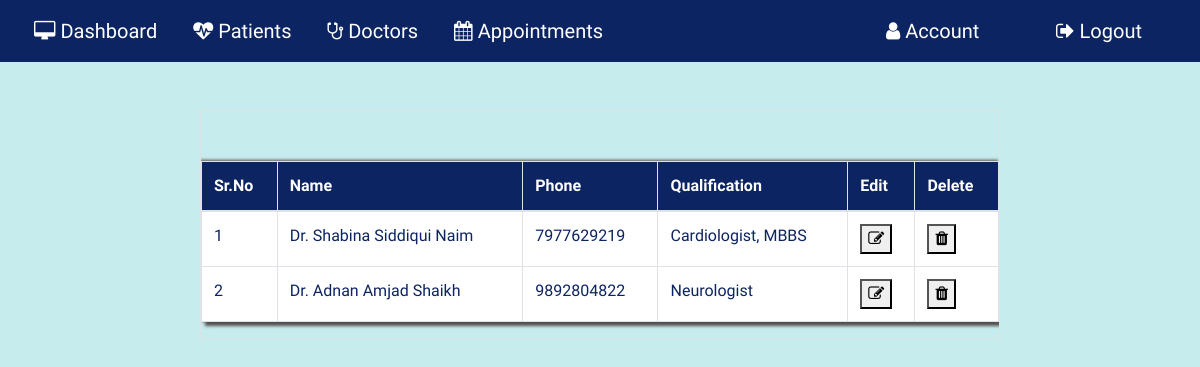
The app's page /alldoctor (signed in), older data.
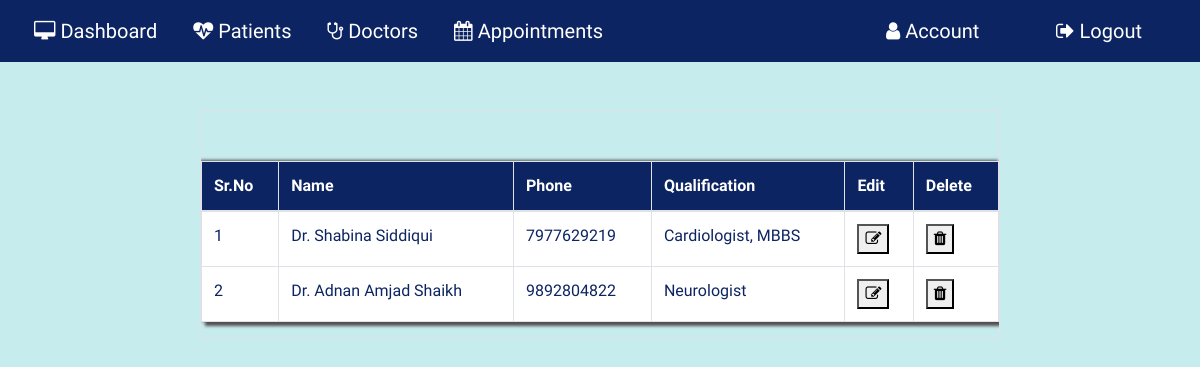
The same page, newer data.
### application/routes.py (models this page shows, shortened)
class Doctor(db.Model):
  __tablename__ = 'Doctor'
  id = db.Column(db.Integer, primary_key=True)
  dname = db.Column(db.String(20))
  dphone = db.Column(db.String(20))
  dqual = db.Column(db.String(100))
  profileimage = db.Column(db.String(20), nullable=False, default='default.jpg')

### application/routes.py (the view)
@app.route('/alldoctor',methods=['POST','GET'])
def alldoctor():
  if 'username' in session:
    if request.method=='GET':
      alldoctor=Doctor.query.all()
      return render_template('alldoctor.html',alldoctor=alldoctor)

### application/templates/alldoctor.html (shortened to what this page needs)
{% extends 'layout.html' %}{% include "includes/nav.html" %}{% block content%}
<div class="alldoc-container">
  <div class="table alldoc-table table-bordered table-hover table-responsive">
    {% if alldoctor %}
    <table class="table" cellpadding="5px">
      <thead class="thead">
        <tr>
          <th scope="col">Sr.No</th>
          <th scope="col">Name</th>
          <th scope="col">Phone</th>
          <th scope="col">Qualification</th>
          <th scope="col">Edit</th>
          <th scope="col">Delete</th>
        </tr>
      </thead>
      {% for i in alldoctor %}
      <tr scope="row">
        <td></td>
        <td>{{ i.dname }}</td>
        <td>{{ i.dphone }}</td>
        <td>{{ i.dqual }}</td>
        <td>
          <button
            type="button"
            class="ubutton"
            onclick="window.location='editdoctor/{{ i.id }}'"
          >
            <i class="fa fa-pencil-square-o" aria-hidden="true"></i>
          </button>
        </td>
        <td>
          <button
            type="button"
            class="dbutton"
            onclick="window.location='deletedoctor/{{ i.id }}'"
          >
            <i class="fa fa-trash" aria-hidden="true"></i>
          </button>
        </td>
      </tr>
      {% endfor %}
    </table>
  </div>
</div>
{% endif %} {% endblock content %}

Row changes from the older to the newer data that the page shows:
changed Doctor "Cardiologist, MBBS": dname "Dr. Shabina Siddiqui Naim" → "Dr. Shabina Siddiqui"
